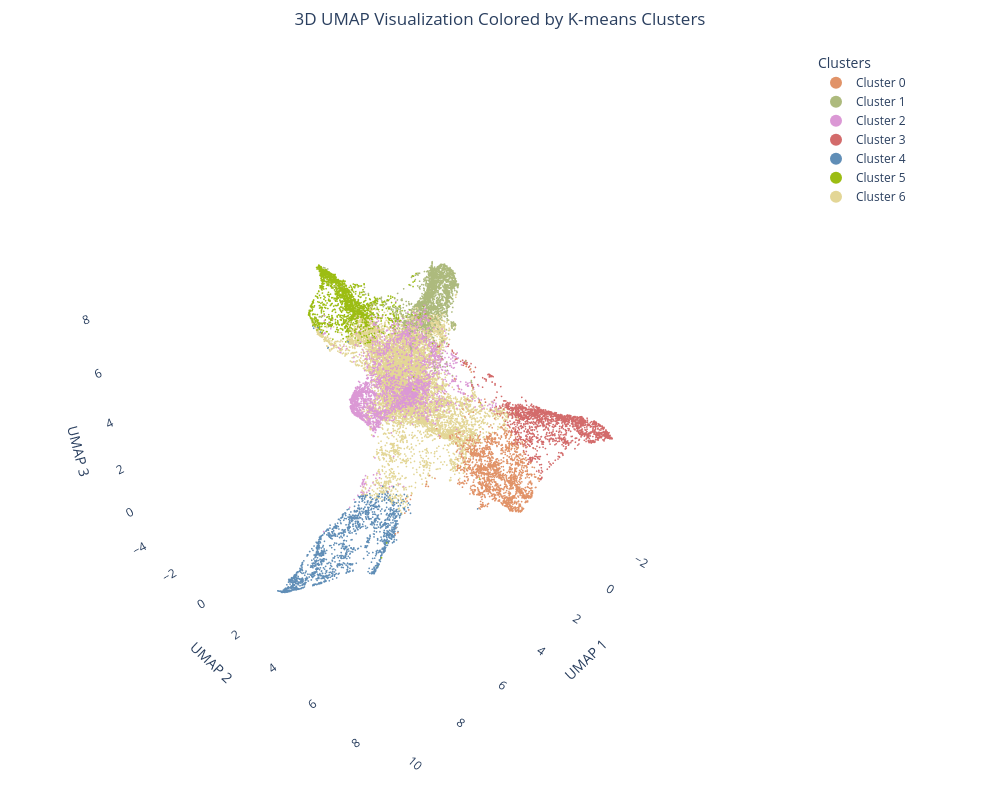

This figure's notebook cell:
### Code cell
import plotly.graph_objects as go
import plotly.express as px
import numpy as np
from matplotlib import cm
import matplotlib.pyplot as plt

# 生成tab20颜色
n_clusters = len(np.unique(merged_cluster_labels_renumbered))
tab20_colors = ["#e19368",
"#adba7d",
"#db98d5",
"#d36b6b",
"#608eb7",
"#9cbd13",
'#e3d696']
# 将matplotlib RGBA转换为plotly可用的颜色格式

# 创建颜色映射字典
color_map = {i: tab20_colors[i] for i in range(n_clusters)}

# 创建数据
data = []
for i in range(n_clusters):
    cluster_mask = merged_cluster_labels_renumbered == i
    trace = go.Scatter3d(
        x=umap_embedding[cluster_mask, 0],
        y=umap_embedding[cluster_mask, 1],
        z=umap_embedding[cluster_mask, 2],
        mode='markers',
        marker=dict(
            size=1,
            color=tab20_colors[i],  # 使用tab20颜色
            opacity=1,
            line=dict(width=0)
        ),
        name=f'Cluster {i}',
        hovertemplate=(
            'Cluster: %{text}<br>' +
            'UMAP1: %{x:.3f}<br>' +
            'UMAP2: %{y:.3f}<br>' +
            'UMAP3: %{z:.3f}<extra></extra>'
        ),
        text=[f'Cluster {i}'] * np.sum(cluster_mask)
    )
    data.append(trace)

layout = go.Layout(
    title=dict(
        text='3D UMAP Visualization Colored by K-means Clusters',
        x=0.5
    ),
    scene=dict(
        xaxis=dict(
            title='UMAP 1',
            showgrid=False,  # 去除网格线
            zeroline=False,  # 去除零线
            showbackground=False,  # 去除背景
            showticklabels=True
        ),
        yaxis=dict(
            title='UMAP 2',
            showgrid=False,  # 去除网格线
            zeroline=False,  # 去除零线
            showbackground=False,  # 去除背景
            showticklabels=True,
        ),
        zaxis=dict(
            title='UMAP 3',
            showgrid=False,  # 去除网格线
            zeroline=False,  # 去除零线
            showbackground=False,  # 去除背景
            showticklabels=True
        ),
        camera=dict(
            eye=dict(x=1.5, y=1.5, z=1.5)
        ),
        aspectmode='data',
        bgcolor='white'  # 设置背景为白色
    ),
    legend=dict(
        title=dict(text='Clusters'),
        font=dict(size=12),
        itemsizing='constant',
        x=1.02,
        y=1,
        xanchor='left',
        yanchor='top'
    ),
    width=1000,
    height=800,
    margin=dict(l=0, r=200, t=50, b=0),
    hovermode='closest',
    plot_bgcolor='white',  # 设置绘图区域背景为白色
    paper_bgcolor='white'  # 设置纸张背景为白色
)

# 创建图形
fig = go.Figure(data=data, layout=layout)

# 显示图形
fig.show()

# 保存为PDF文件

### Figure 1 — Plotly figure (JSON) as saved in the notebook; plotly's stock layout.template omitted (floating-point values rounded to 4 significant figures; data arrays with more than 128 entries replaced by an {"elided": "..."} marker saying what was removed)
{"data": [{"hovertemplate": "Cluster: %{text}<br>UMAP1: %{x:.3f}<br>UMAP2: %{y:.3f}<br>UMAP3: %{z:.3f}<extra></extra>", "marker": {"color": "#e19368", "line": {"width": 0}, "opacity": 1, "size": 1}, "mode": "markers", "name": "Cluster 0", "text": {"elided": "1713 str values"}, "type": "scatter3d", "x": {"elided": "1713 float values"}, "y": {"elided": "1713 float values"}, "z": {"elided": "1713 float values"}}, {"hovertemplate": "Cluster: %{text}<br>UMAP1: %{x:.3f}<br>UMAP2: %{y:.3f}<br>UMAP3: %{z:.3f}<extra></extra>", "marker": {"color": "#adba7d", "line": {"width": 0}, "opacity": 1, "size": 1}, "mode": "markers", "name": "Cluster 1", "text": {"elided": "2308 str values"}, "type": "scatter3d", "x": {"elided": "2308 float values"}, "y": {"elided": "2308 float values"}, "z": {"elided": "2308 float values"}}, {"hovertemplate": "Cluster: %{text}<br>UMAP1: %{x:.3f}<br>UMAP2: %{y:.3f}<br>UMAP3: %{z:.3f}<extra></extra>", "marker": {"color": "#db98d5", "line": {"width": 0}, "opacity": 1, "size": 1}, "mode": "markers", "name": "Cluster 2", "text": {"elided": "2669 str values"}, "type": "scatter3d", "x": {"elided": "2669 float values"}, "y": {"elided": "2669 float values"}, "z": {"elided": "2669 float values"}}, {"hovertemplate": "Cluster: %{text}<br>UMAP1: %{x:.3f}<br>UMAP2: %{y:.3f}<br>UMAP3: %{z:.3f}<extra></extra>", "marker": {"color": "#d36b6b", "line": {"width": 0}, "opacity": 1, "size": 1}, "mode": "markers", "name": "Cluster 3", "text": {"elided": "1863 str values"}, "type": "scatter3d", "x": {"elided": "1863 float values"}, "y": {"elided": "1863 float values"}, "z": {"elided": "1863 float values"}}, {"hovertemplate": "Cluster: %{text}<br>UMAP1: %{x:.3f}<br>UMAP2: %{y:.3f}<br>UMAP3: %{z:.3f}<extra></extra>", "marker": {"color": "#608eb7", "line": {"width": 0}, "opacity": 1, "size": 1}, "mode": "markers", "name": "Cluster 4", "text": {"elided": "1655 str values"}, "type": "scatter3d", "x": {"elided": "1655 float values"}, "y": {"elided": "1655 float values"}, "z": {"elided": "1655 float values"}}, {"hovertemplate": "Cluster: %{text}<br>UMAP1: %{x:.3f}<br>UMAP2: %{y:.3f}<br>UMAP3: %{z:.3f}<extra></extra>", "marker": {"color": "#9cbd13", "line": {"width": 0}, "opacity": 1, "size": 1}, "mode": "markers", "name": "Cluster 5", "text": {"elided": "1818 str values"}, "type": "scatter3d", "x": {"elided": "1818 float values"}, "y": {"elided": "1818 float values"}, "z": {"elided": "1818 float values"}}, {"hovertemplate": "Cluster: %{text}<br>UMAP1: %{x:.3f}<br>UMAP2: %{y:.3f}<br>UMAP3: %{z:.3f}<extra></extra>", "marker": {"color": "#e3d696", "line": {"width": 0}, "opacity": 1, "size": 1}, "mode": "markers", "name": "Cluster 6", "text": {"elided": "10222 str values"}, "type": "scatter3d", "x": {"elided": "10222 float values"}, "y": {"elided": "10222 float values"}, "z": {"elided": "10222 float values"}}], "layout": {"height": 800, "hovermode": "closest", "legend": {"font": {"size": 12}, "itemsizing": "constant", "title": {"text": "Clusters"}, "x": 1.02, "xanchor": "left", "y": 1, "yanchor": "top"}, "margin": {"b": 0, "l": 0, "r": 200, "t": 50}, "paper_bgcolor": "white", "plot_bgcolor": "white", "scene": {"aspectmode": "data", "bgcolor": "white", "camera": {"eye": {"x": 1.5, "y": 1.5, "z": 1.5}}, "xaxis": {"showbackground": false, "showgrid": false, "showticklabels": true, "title": {"text": "UMAP 1"}, "zeroline": false}, "yaxis": {"showbackground": false, "showgrid": false, "showticklabels": true, "title": {"text": "UMAP 2"}, "zeroline": false}, "zaxis": {"showbackground": false, "showgrid": false, "showticklabels": true, "title": {"text": "UMAP 3"}, "zeroline": false}}, "title": {"text": "3D UMAP Visualization Colored by K-means Clusters", "x": 0.5}, "width": 1000}}
